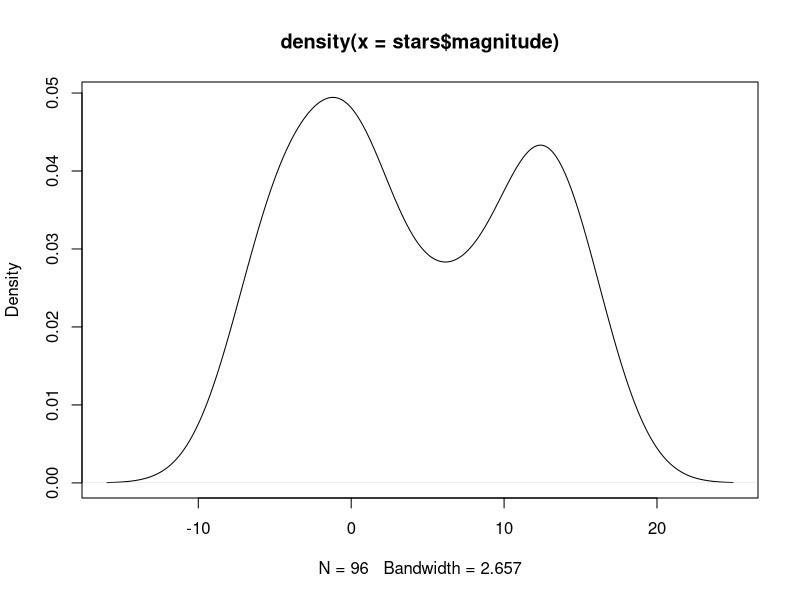
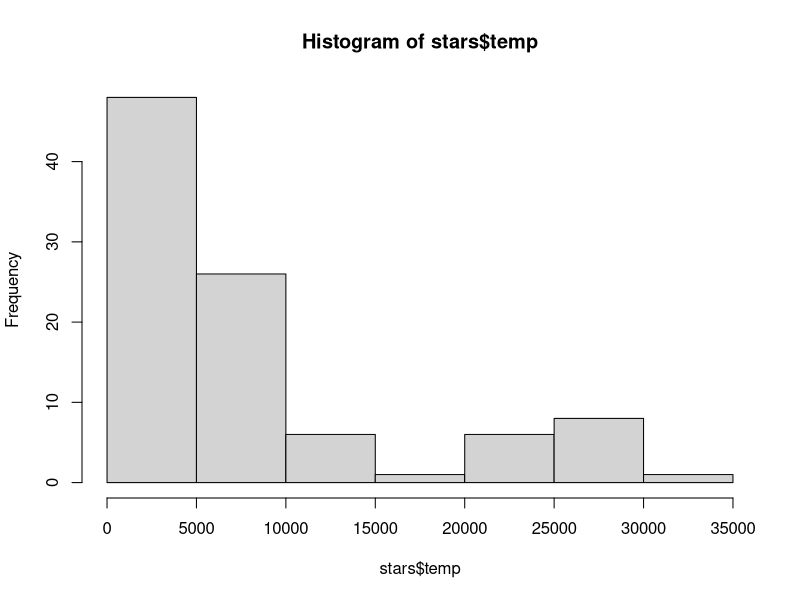
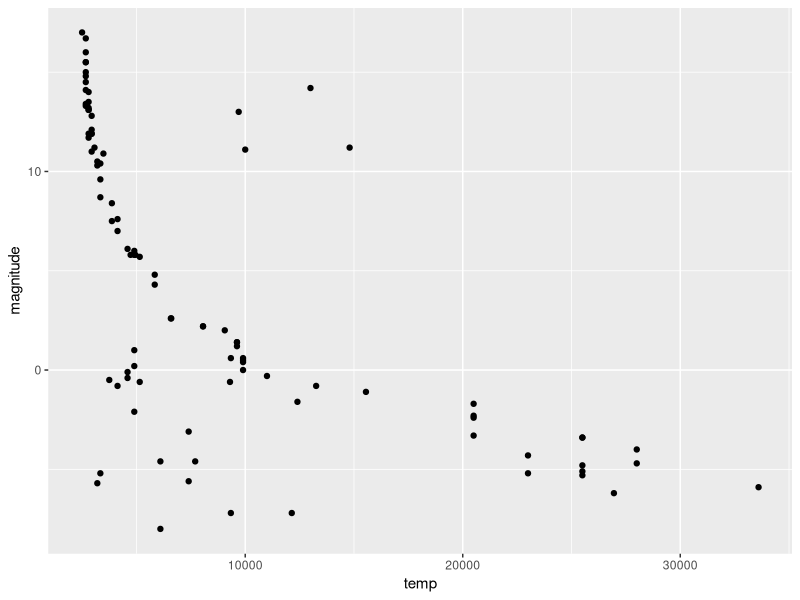
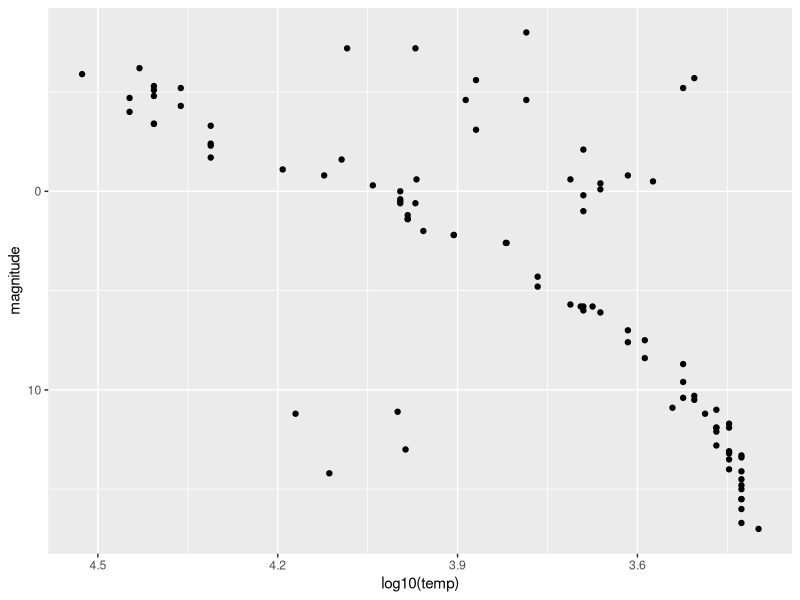
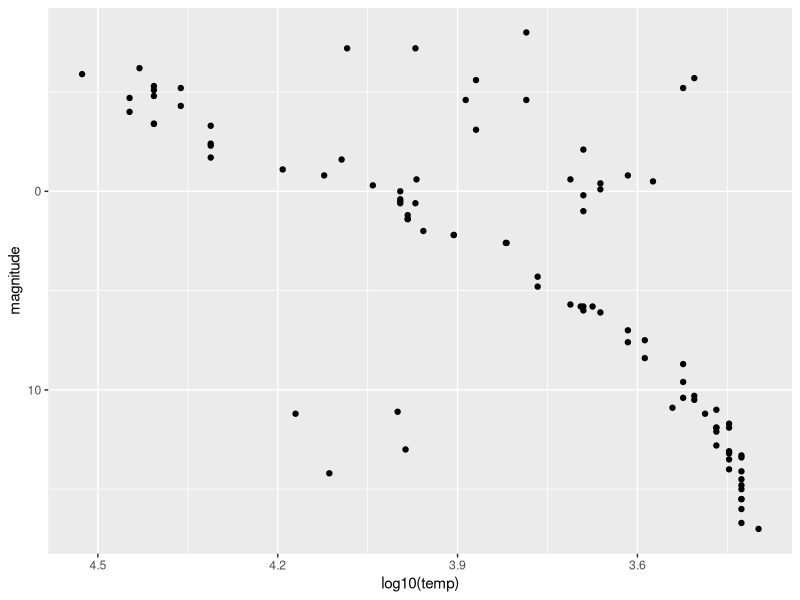
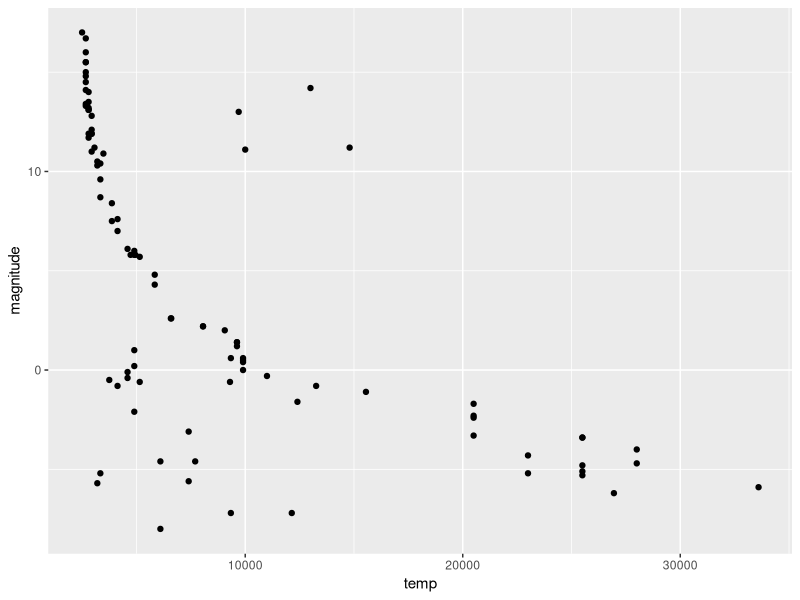
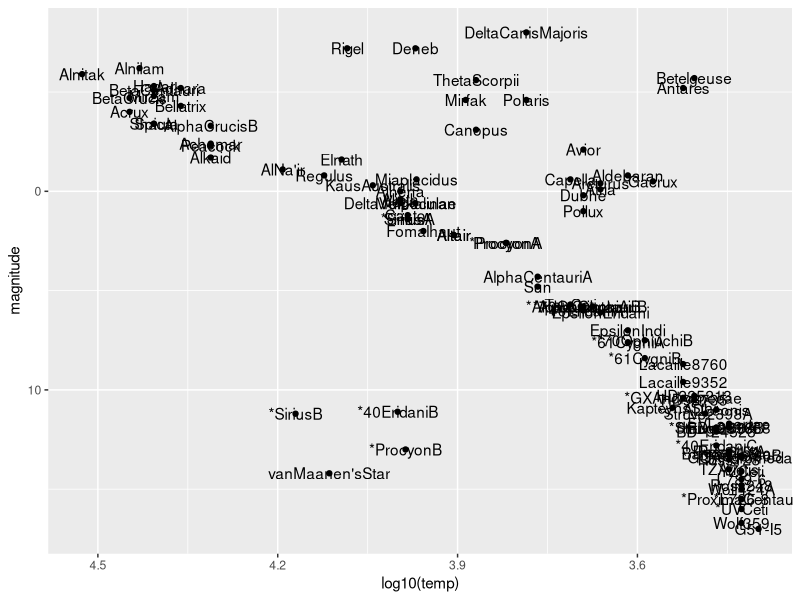
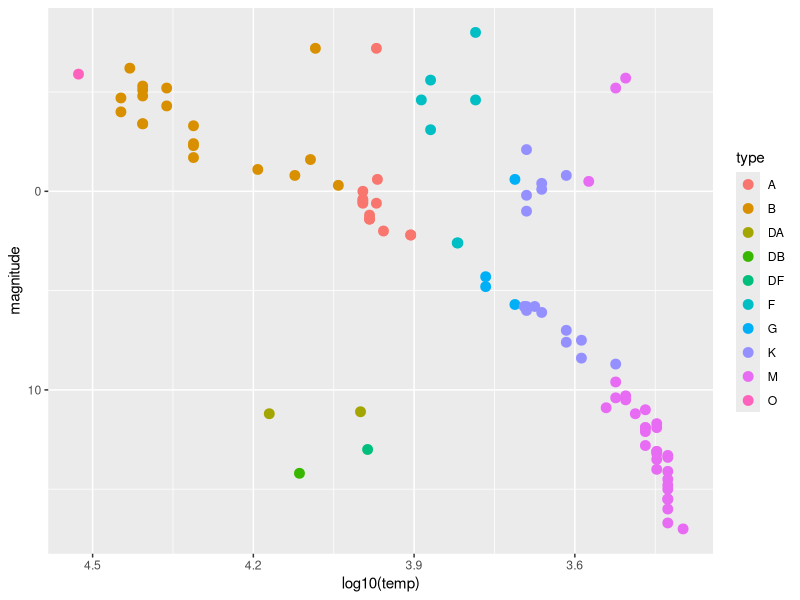

The R script that drew these images, in order:
# Background
# Astronomy is one of the oldest data-driven sciences. In the late 1800s, the 
# director of the Harvard College Observatory hired women to analyze astronomical 
# data, which at the time was done using photographic glass plates. These women 
# became known as the "Harvard Computers". They computed the position and luminosity 
# of various astronomical objects such as stars and galaxies.(If you are interested,
# you can learn more about the Harvard Computers External link). Today, astronomy is
# even more of a data-driven science, with an inordinate amount of data being 
# produced by modern instruments every day.
# 
# In the following exercises we will analyze some actual astronomical data to 
# inspect properties of stars, their absolute magnitude (which relates to a star's 
# luminosity, or brightness), temperature and type (spectral class).

# Libraries and Options

library(tidyverse)
library(dslabs)
data(stars)

# options(digits = 3)   # report 3 significant digits
# IMPORTANT: These exercises use dslabs datasets that were added in a July 2019 
# update. Make sure your package is up to date by reinstalling the package with 
# the command install.packages("dslabs").

# Question 1
# 0.0/2.0 points (graded)
# Load the stars data frame from dslabs. This contains the name, absolute 
# magnitude, temperature in degrees Kelvin, and spectral class of selected stars. 
# Absolute magnitude (shortened in these problems to simply "magnitude") is a 
# function of star luminosity, where negative values of magnitude have higher 
# luminosity.
# 
# What is the mean magnitude?
str(stars)
x<-stars$magnitude
mean(x)
sd(x)
##########################
# Question 2
# 1 point possible (graded)
# Make a density plot of the magnitude.
# 
# How many peaks are there in the data?

p<-density(stars$magnitude)
plot(p)
#########################

# Question 3
# 1 point possible (graded)
# Examine the distribution of star temperature.
# 
# Which of these statements best characterizes the temperature distribution?
str(stars)
x<- hist(stars$temp)

# The majority of stars have a high temperature.(False)
# 
# The majority of stars have a low temperature.(True)
# 
# The temperature distribution is normal.(False)
# 
# There are equal numbers of stars across the temperature range. (False)

################################

# Question 4
# 1 point possible (graded)
# Make a scatter plot of the data with temperature on the x-axis and magnitude on
# the y-axis and examine the relationship between the variables. Recall that 
# lower magnitude means a more luminous (brighter) star.
# 
# When considering the plot of magnitude vs. temperature, most stars follow 
# a _______________ trend. These are called main sequence stars.
# 
# Fill in the blank:
stars %>% ggplot() +
  geom_point(aes(x = temp, y = magnitude))

# decreasing linear (False)
# 
# increasing linear (False)
# 
# decreasing exponential (True)
# 
# increasing exponential (False)

####################################

# Question 5
# 0.0/2.0 points (graded)
# For various reasons, scientists do not always follow straight conventions when 
# making plots, and astronomers usually transform values of star luminosity and 
# temperature before plotting. Flip the y-axis so that lower values of magnitude 
# are at the top of the axis (recall that more luminous stars have lower 
# magnitude) using scale_y_reverse(). Take the log base 10 of temperature and 
# then also flip the x-axis.
# 
# Fill in the blanks in the statements below to describe the resulting plot:
#   
#   The brighest, highest temperature stars are in the ______________ corner 
# of the plot.

# lower left (False)
# 
# lower right (False)
# 
# upper left (True)
# 
# upper right (False)

# For main sequence stars, hotter stars have __________ luminosity.
# 
# higher (True)
# 
# lower (False)

stars %>% ggplot() +
  geom_point(aes(x =log10(temp) , y = magnitude))+ 
  scale_y_reverse()+
  
  scale_x_reverse()
#######################################

# Question 6
# 0.0/1.0 point (graded)
# The trends you see allow scientists to learn about the evolution and lifetime 
# of stars. The primary group of stars to which most stars belong we will call 
# the main sequence stars (discussed in question 4). Most stars belong to this 
# main sequence, however some of the more rare stars are classified as "old" 
# and "evolved" stars. These stars tend to be hotter stars, but also have low 
# luminosity, and are known as white dwarfs.
# 
# How many white dwarfs are there in our sample?

4

stars %>% ggplot() +
  geom_point(aes(x =log10(temp) , y = magnitude))+ 
  scale_y_reverse()+
  scale_x_reverse()

stars %>% ggplot() +
  geom_point(aes(x = temp, y = magnitude))
########################

# Question 7
# 1 point possible (graded)
# Consider stars which are not part of the Main Group but are not old/evolved 
# (white dwarf) stars. These stars must also be unique in certain ways and are 
# known as giants. Use the plot from Question 5 to estimate the average 
# temperature of a giant.
# 
# Which of these temperatures is closest to the average temperature of a giant?

# 5000K (True)
# 
# 10000K (False)
# 
# 15000K (False)
# 
# 20000K (False)

#############################
# Question 8
# 0.0/3.0 points (graded)
# We can now identify whether specific stars are main sequence stars, red giants
# or white dwarfs. Add text labels to the plot to answer these questions. You 
# may wish to plot only a selection of the labels, repel the labels, or zoom in 
# on the plot in RStudio so you can locate specific stars.
# 
# Fill in the blanks in the statements below:
#   
#   The least lumninous star in the sample with a surface temperature over 
# 5000K is _________.
# 
# Antares (false)
# 
# Castor  (false)
# 
# Mirfak  (false)
# 
# Polaris (false)
# 
# van Maanen's Star (True)
# 


# The two stars with lowest temperature and highest luminosity are known as 
# supergiants. The two supergiants in this dataset are ____________.
# 
# Rigel and Deneb (false)
# 
# *SiriusB and van Maanen's Star (false)
# 
# Alnitak and Alnitam (false)
# 
# Betelgeuse and Antares  (True)
# 
# Wolf359 and G51-I5 (false)


# The Sun is a ______________.
# main sequence star (True)
# 
# giant (false)
# 
# white dwarf (false)

stars %>% ggplot() +
  geom_point(aes(x =log10(temp) , y = magnitude))+ 
  scale_y_reverse()+
  scale_x_reverse()+
  geom_text(aes(log10(temp) ,magnitude, label = star))



####################################
# 
# Question 9
# 0.0/3.0 points (graded)
# Remove the text labels and color the points by star type. This classification 
# describes the properties of the star's spectrum, the amount of light produced 
# at various wavelengths.
# 
# Which star type has the lowest temperature?
# M

# Which star type has the highest temperature?
# O  

# The Sun is classified as a G-type star. Is the most luminous G-type star in 
# this dataset also the hottest?
#   NO
  
  
stars %>% ggplot() +
  geom_point(aes(x =log10(temp) , y = magnitude, col=type), size=3)+ 
  scale_y_reverse()+
  scale_x_reverse()
  
